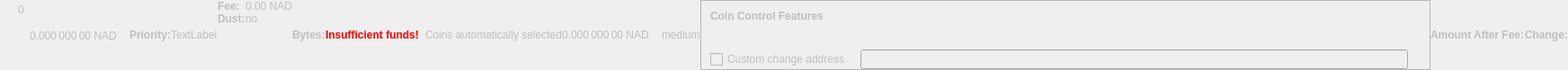
    <widget class="QWidget" name="dummyHideWidget" native="true">
     <property name="enabled">
      <bool>false</bool>
     </property>
     <property name="maximumSize">
      <size>
       <width>100</width>
       <height>22</height>
      </size>
     </property>
     <layout class="QHBoxLayout" name="dummyHideLayout">
      <property name="spacing">
       <number>0</number>
      </property>
      <property name="margin">
       <number>0</number>
      </property>
      <item>
       <layout class="QFormLayout" name="formLayoutCoinControl1">
        <property name="horizontalSpacing">
         <number>10</number>
        </property>
        <property name="verticalSpacing">
         <number>14</number>
        </property>
        <property name="leftMargin">
         <number>10</number>
        </property>
        <property name="topMargin">
         <number>4</number>
        </property>
        <property name="rightMargin">
         <number>6</number>
        </property>
        <item row="0" column="1">
         <widget class="QLabel" name="labelCoinControlBytes">
          <property name="cursor">
           <cursorShape>IBeamCursor</cursorShape>
          </property>
          <property name="contextMenuPolicy">
           <enum>Qt::ActionsContextMenu</enum>
          </property>
          <property name="text">
           <string notr="true">0</string>
          </property>
          <property name="textInteractionFlags">
           <set>Qt::LinksAccessibleByMouse|Qt::TextSelectableByKeyboard|Qt::TextSelectableByMouse</set>
          </property>
         </widget>
        </item>
       </layout>
      </item>
      <item>
       <widget class="QLabel" name="labelCoinControlAfterFee">
        <property name="enabled">
         <bool>false</bool>
        </property>
        <property name="sizePolicy">
         <sizepolicy hsizetype="Fixed" vsizetype="Fixed">
          <horstretch>0</horstretch>
          <verstretch>0</verstretch>
         </sizepolicy>
        </property>
        <property name="minimumSize">
         <size>
          <width>111</width>
          <height>12</height>
         </size>
        </property>
        <property name="maximumSize">
         <size>
          <width>111</width>
          <height>12</height>
         </size>
        </property>
        <property name="cursor">
         <cursorShape>IBeamCursor</cursorShape>
        </property>
        <property name="contextMenuPolicy">
         <enum>Qt::ActionsContextMenu</enum>
        </property>
        <property name="text">
         <string notr="true">0.000 000 00 NAD</string>
        </property>
        <property name="textInteractionFlags">
         <set>Qt::LinksAccessibleByMouse|Qt::TextSelectableByKeyboard|Qt::TextSelectableByMouse</set>
        </property>
       </widget>
      </item>
      <item>
       <widget class="QLabel" name="labelCoinControlPriorityText">
        <property name="enabled">
         <bool>false</bool>
        </property>
        <property name="font">
         <font>
          <weight>75</weight>
          <bold>true</bold>
         </font>
        </property>
        <property name="text">
         <string>Priority:</string>
        </property>
       </widget>
      </item>
      <item>
       <layout class="QHBoxLayout" name="horizontalLayout">
        <item>
         <widget class="QLabel" name="WarningLabel">
          <property name="text">
           <string>TextLabel</string>
          </property>
         </widget>
        </item>
       </layout>
      </item>
      <item>
       <layout class="QFormLayout" name="formLayoutCoinControl3">
        <property name="horizontalSpacing">
         <number>0</number>
        </property>
        <property name="verticalSpacing">
         <number>0</number>
        </property>
        <property name="leftMargin">
         <number>0</number>
        </property>
        <property name="topMargin">
         <number>0</number>
        </property>
        <property name="rightMargin">
         <number>0</number>
        </property>
        <item row="0" column="0">
         <widget class="QLabel" name="labelCoinControlFeeText">
          <property name="enabled">
           <bool>false</bool>
          </property>
          <property name="font">
           <font>
            <weight>75</weight>
            <bold>true</bold>
           </font>
          </property>
          <property name="text">
           <string>Fee:</string>
          </property>
          <property name="margin">
           <number>0</number>
          </property>
         </widget>
        </item>
        <item row="0" column="1">
         <widget class="QLabel" name="labelCoinControlFee">
          <property name="enabled">
           <bool>false</bool>
          </property>
          <property name="cursor">
           <cursorShape>IBeamCursor</cursorShape>
          </property>
          <property name="contextMenuPolicy">
           <enum>Qt::ActionsContextMenu</enum>
          </property>
          <property name="text">
           <string notr="true">0.00 NAD</string>
          </property>
          <property name="textInteractionFlags">
           <set>Qt::LinksAccessibleByMouse|Qt::TextSelectableByKeyboard|Qt::TextSelectableByMouse</set>
          </property>
         </widget>
        </item>
        <item row="1" column="0">
         <widget class="QLabel" name="labelCoinControlLowOutputText">
          <property name="enabled">
           <bool>false</bool>
          </property>
          <property name="font">
           <font>
            <weight>75</weight>
            <bold>true</bold>
           </font>
          </property>
          <property name="text">
           <string>Dust:</string>
          </property>
         </widget>
        </item>
        <item row="1" column="1">
         <widget class="QLabel" name="labelCoinControlLowOutput">
          <property name="enabled">
           <bool>false</bool>
          </property>
          <property name="cursor">
           <cursorShape>IBeamCursor</cursorShape>
          </property>
          <property name="contextMenuPolicy">
           <enum>Qt::ActionsContextMenu</enum>
          </property>
          <property name="text">
           <string>no</string>
          </property>
          <property name="textInteractionFlags">
           <set>Qt::LinksAccessibleByMouse|Qt::TextSelectableByKeyboard|Qt::TextSelectableByMouse</set>
          </property>
         </widget>
        </item>
       </layout>
      </item>
      <item>
       <widget class="QLabel" name="labelCoinControlBytesText">
        <property name="enabled">
         <bool>false</bool>
        </property>
        <property name="font">
         <font>
          <weight>75</weight>
          <bold>true</bold>
         </font>
        </property>
        <property name="text">
         <string>Bytes:</string>
        </property>
       </widget>
      </item>
      <item>
       <layout class="QFormLayout" name="formLayoutCoinControl2">
        <property name="horizontalSpacing">
         <number>0</number>
        </property>
        <property name="verticalSpacing">
         <number>0</number>
        </property>
        <property name="leftMargin">
         <number>0</number>
        </property>
        <property name="topMargin">
         <number>0</number>
        </property>
        <property name="rightMargin">
         <number>0</number>
        </property>
       </layout>
      </item>
      <item>
       <layout class="QHBoxLayout" name="horizontalLayoutCoinControl2">
        <property name="spacing">
         <number>0</number>
        </property>
        <property name="bottomMargin">
         <number>0</number>
        </property>
       </layout>
      </item>
      <item>
       <widget class="QLabel" name="labelCoinControlInsuffFunds">
        <property name="enabled">
         <bool>false</bool>
        </property>
        <property name="minimumSize">
         <size>
          <width>0</width>
          <height>0</height>
         </size>
        </property>
        <property name="font">
         <font>
          <weight>75</weight>
          <bold>true</bold>
         </font>
        </property>
        <property name="styleSheet">
         <string notr="true">color:red;font-weight:bold;</string>
        </property>
        <property name="text">
         <string>Insufficient funds!</string>
        </property>
        <property name="margin">
         <number>5</number>
        </property>
       </widget>
      </item>
      <item>
       <layout class="QFormLayout" name="formLayoutCoinControl4">
        <property name="horizontalSpacing">
         <number>0</number>
        </property>
        <property name="verticalSpacing">
         <number>0</number>
        </property>
        <property name="leftMargin">
         <number>0</number>
        </property>
        <property name="topMargin">
         <number>0</number>
        </property>
        <property name="rightMargin">
         <number>0</number>
        </property>
       </layout>
      </item>
      <item>
       <widget class="QLabel" name="labelCoinControlChangeLabel">
        <property name="enabled">
         <bool>false</bool>
        </property>
        <property name="sizePolicy">
         <sizepolicy hsizetype="Preferred" vsizetype="Expanding">
          <horstretch>0</horstretch>
          <verstretch>0</verstretch>
         </sizepolicy>
        </property>
        <property name="minimumSize">
         <size>
          <width>0</width>
          <height>0</height>
         </size>
        </property>
        <property name="text">
         <string/>
        </property>
        <property name="margin">
         <number>3</number>
        </property>
       </widget>
      </item>
      <item>
       <widget class="QLabel" name="labelCoinControlAutomaticallySelected">
        <property name="enabled">
         <bool>false</bool>
        </property>
        <property name="sizePolicy">
         <sizepolicy hsizetype="Fixed" vsizetype="Fixed">
          <horstretch>0</horstretch>
          <verstretch>0</verstretch>
         </sizepolicy>
        </property>
        <property name="minimumSize">
         <size>
          <width>0</width>
          <height>0</height>
         </size>
        </property>
        <property name="maximumSize">
         <size>
          <width>240</width>
          <height>16777215</height>
         </size>
        </property>
        <property name="text">
         <string>Coins automatically selected</string>
        </property>
        <property name="margin">
         <number>5</number>
        </property>
       </widget>
      </item>
      <item>
       <widget class="QLabel" name="labelCoinControlChange">
        <property name="enabled">
         <bool>false</bool>
        </property>
        <property name="sizePolicy">
         <sizepolicy hsizetype="Fixed" vsizetype="Fixed">
          <horstretch>0</horstretch>
          <verstretch>0</verstretch>
         </sizepolicy>
        </property>
        <property name="minimumSize">
         <size>
          <width>111</width>
          <height>0</height>
         </size>
        </property>
        <property name="maximumSize">
         <size>
          <width>111</width>
          <height>16777215</height>
         </size>
        </property>
        <property name="cursor">
         <cursorShape>IBeamCursor</cursorShape>
        </property>
        <property name="contextMenuPolicy">
         <enum>Qt::ActionsContextMenu</enum>
        </property>
        <property name="text">
         <string notr="true">0.000 000 00 NAD</string>
        </property>
        <property name="textInteractionFlags">
         <set>Qt::LinksAccessibleByMouse|Qt::TextSelectableByKeyboard|Qt::TextSelectableByMouse</set>
        </property>
       </widget>
      </item>
      <item>
       <widget class="QLabel" name="labelCoinControlPriority">
        <property name="enabled">
         <bool>false</bool>
        </property>
        <property name="cursor">
         <cursorShape>IBeamCursor</cursorShape>
        </property>
        <property name="contextMenuPolicy">
         <enum>Qt::ActionsContextMenu</enum>
        </property>
        <property name="text">
         <string>medium</string>
        </property>
        <property name="textInteractionFlags">
         <set>Qt::LinksAccessibleByMouse|Qt::TextSelectableByKeyboard|Qt::TextSelectableByMouse</set>
        </property>
       </widget>
      </item>
      <item>
       <widget class="QFrame" name="frameCoinControl">
        <property name="sizePolicy">
         <sizepolicy hsizetype="Expanding" vsizetype="Expanding">
          <horstretch>0</horstretch>
          <verstretch>0</verstretch>
         </sizepolicy>
        </property>
        <property name="maximumSize">
         <size>
          <width>16777215</width>
          <height>16777215</height>
         </size>
        </property>
        <property name="frameShape">
         <enum>QFrame::StyledPanel</enum>
        </property>
        <property name="frameShadow">
         <enum>QFrame::Sunken</enum>
        </property>
        <layout class="QVBoxLayout" name="verticalLayoutCoinControl2_2">
         <property name="spacing">
          <number>0</number>
         </property>
         <property name="margin">
          <number>0</number>
         </property>
         <item>
          <layout class="QVBoxLayout" name="verticalLayoutCoinControl" stretch="0,0,0,1">
           <property name="spacing">
            <number>0</number>
           </property>
           <property name="leftMargin">
            <number>10</number>
           </property>
           <property name="topMargin">
            <number>10</number>
           </property>
           <item>
            <layout class="QHBoxLayout" name="horizontalLayoutCoinControl1">
             <property name="bottomMargin">
              <number>15</number>
             </property>
             <item>
              <widget class="QLabel" name="labelCoinControlFeatures">
               <property name="enabled">
                <bool>false</bool>
               </property>
               <property name="sizePolicy">
                <sizepolicy hsizetype="Preferred" vsizetype="Maximum">
                 <horstretch>0</horstretch>
                 <verstretch>0</verstretch>
                </sizepolicy>
               </property>
               <property name="font">
                <font>
                 <weight>75</weight>
                 <bold>true</bold>
                </font>
               </property>
               <property name="styleSheet">
                <string notr="true">font-weight:bold;</string>
               </property>
               <property name="text">
                <string>Coin Control Features</string>
               </property>
              </widget>
             </item>
            </layout>
           </item>
           <item>
            <widget class="QWidget" name="widgetCoinControl" native="true">
             <property name="sizePolicy">
              <sizepolicy hsizetype="Preferred" vsizetype="Preferred">
               <horstretch>0</horstretch>
               <verstretch>0</verstretch>
              </sizepolicy>
             </property>
             <property name="minimumSize">
              <size>
               <width>0</width>
               <height>0</height>
              </size>
             </property>
             <property name="styleSheet">
              <string notr="true"/>
             </property>
             <layout class="QHBoxLayout" name="horizontalLayoutCoinControl5_2">
              <property name="margin">
               <number>0</number>
              </property>
              <item>
               <layout class="QHBoxLayout" name="horizontalLayoutCoinControl3">
                <property name="spacing">
                 <number>20</number>
                </property>
                <property name="topMargin">
                 <number>0</number>
                </property>
                <property name="bottomMargin">
                 <number>10</number>
                </property>
               </layout>
              </item>
             </layout>
            </widget>
           </item>
           <item>
            <layout class="QHBoxLayout" name="horizontalLayoutCoinControl4" stretch="0,0,0">
             <property name="spacing">
              <number>12</number>
             </property>
             <property name="sizeConstraint">
              <enum>QLayout::SetDefaultConstraint</enum>
             </property>
             <property name="topMargin">
              <number>5</number>
             </property>
             <property name="rightMargin">
              <number>5</number>
             </property>
             <item>
              <widget class="QCheckBox" name="checkBoxCoinControlChange">
               <property name="enabled">
                <bool>false</bool>
               </property>
               <property name="toolTip">
                <string>If this is activated, but the change address is empty or invalid, change will be sent to a newly generated address.</string>
               </property>
               <property name="text">
                <string>Custom change address</string>
               </property>
              </widget>
             </item>
             <item>
              <widget class="QValidatedLineEdit" name="lineEditCoinControlChange">
               <property name="enabled">
                <bool>false</bool>
               </property>
               <property name="sizePolicy">
                <sizepolicy hsizetype="Expanding" vsizetype="Fixed">
                 <horstretch>0</horstretch>
                 <verstretch>0</verstretch>
                </sizepolicy>
               </property>
              </widget>
             </item>
             <item>
              <widget class="QLabel" name="labelCoinControlChangeLabel_2">
               <property name="sizePolicy">
                <sizepolicy hsizetype="Preferred" vsizetype="Expanding">
                 <horstretch>0</horstretch>
                 <verstretch>0</verstretch>
                </sizepolicy>
               </property>
               <property name="minimumSize">
                <size>
                 <width>0</width>
                 <height>0</height>
                </size>
               </property>
               <property name="text">
                <string/>
               </property>
               <property name="margin">
                <number>3</number>
               </property>
              </widget>
             </item>
            </layout>
           </item>
           <item>
            <spacer name="verticalSpacerCoinControl">
             <property name="orientation">
              <enum>Qt::Vertical</enum>
             </property>
             <property name="sizeHint" stdset="0">
              <size>
               <width>800</width>
               <height>1</height>
              </size>
             </property>
            </spacer>
           </item>
          </layout>
         </item>
        </layout>
       </widget>
      </item>
      <item>
       <widget class="QLabel" name="labelCoinControlAfterFeeText">
        <property name="enabled">
         <bool>false</bool>
        </property>
        <property name="minimumSize">
         <size>
          <width>0</width>
          <height>0</height>
         </size>
        </property>
        <property name="maximumSize">
         <size>
          <width>16777215</width>
          <height>16777215</height>
         </size>
        </property>
        <property name="font">
         <font>
          <weight>75</weight>
          <bold>true</bold>
         </font>
        </property>
        <property name="text">
         <string>Amount After Fee:</string>
        </property>
        <property name="alignment">
         <set>Qt::AlignLeading|Qt::AlignLeft|Qt::AlignVCenter</set>
        </property>
        <property name="margin">
         <number>0</number>
        </property>
       </widget>
      </item>
      <item>
       <widget class="QLabel" name="labelCoinControlChangeText">
        <property name="enabled">
         <bool>false</bool>
        </property>
        <property name="sizePolicy">
         <sizepolicy hsizetype="Preferred" vsizetype="Preferred">
          <horstretch>0</horstretch>
          <verstretch>0</verstretch>
         </sizepolicy>
        </property>
        <property name="minimumSize">
         <size>
          <width>0</width>
          <height>0</height>
         </size>
        </property>
        <property name="maximumSize">
         <size>
          <width>16777215</width>
          <height>16777215</height>
         </size>
        </property>
        <property name="font">
         <font>
          <weight>75</weight>
          <bold>true</bold>
         </font>
        </property>
        <property name="text">
         <string>Change:</string>
        </property>
        <property name="alignment">
         <set>Qt::AlignLeading|Qt::AlignLeft|Qt::AlignVCenter</set>
        </property>
       </widget>
      </item>
     </layout>
    </widget>
